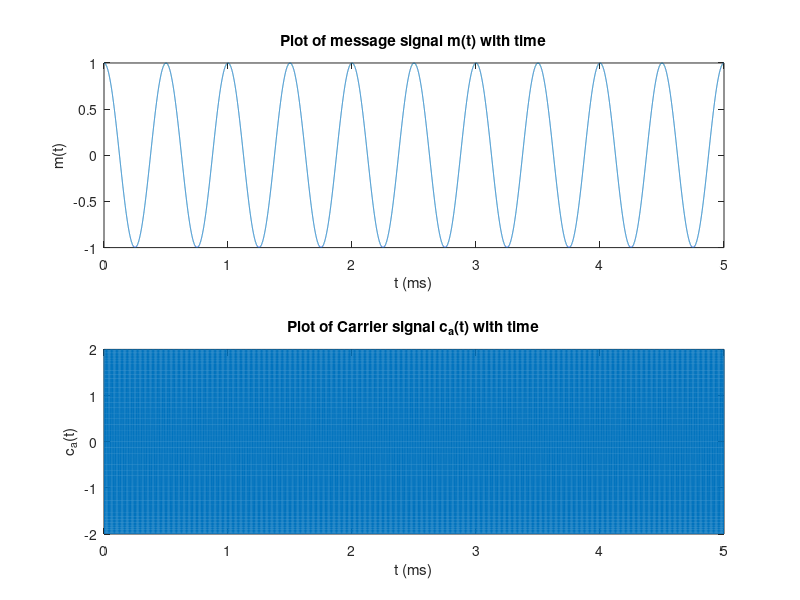

Write MATLAB code to recreate this figure.
t = 0:0.0001:5 ;
m = cos(2*pi*2*t);
ca = 2*cos(2*pi*100*t);


subplot(2,1,1);
plot(t,m);
title('Plot of message signal m(t) with time');
xlabel('t (ms)');
ylabel('m(t)');

hold on;

subplot(2,1,2);
plot(t,ca);
title('Plot of Carrier signal c_{a}(t) with time');
xlabel('t (ms)');
ylabel('c_{a}(t)');
